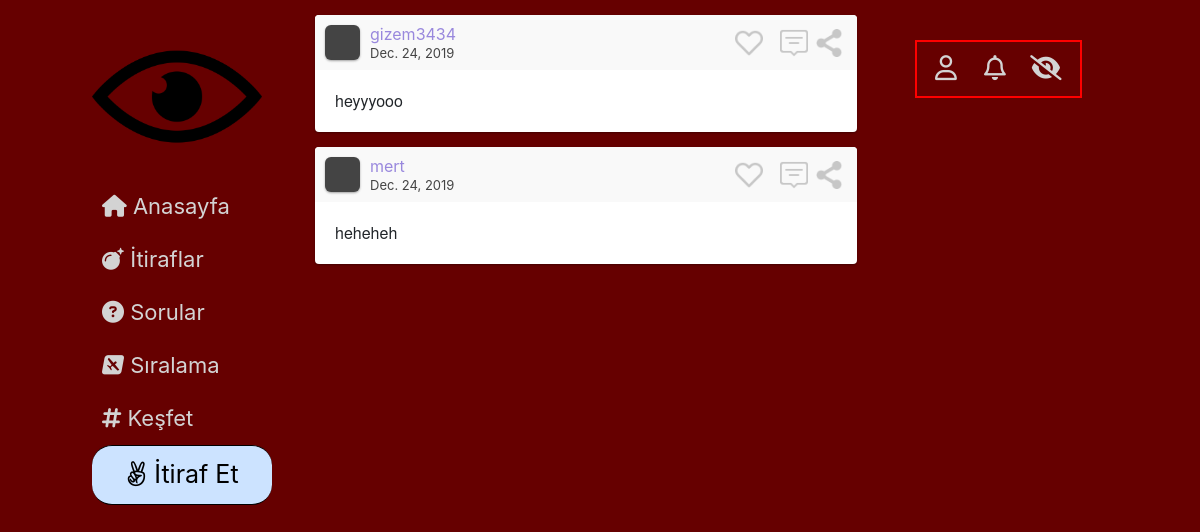
Screenshot of /itiraflar/ (signed in) with the database file from the repository.
### website/models.py (models this page shows)
class Post(models.Model):
    Post_Type = (
        ('Post', 'Post'),
        ('Soru', 'Soru'),
        ('Yorum','Yorum')
    )
    Category = (
        ('Aşk', 'Aşk'),
        ('Dost Kazığı', 'Dost Kazığı'),
        ('Avcılar', 'Avcılar'),
        ('Civcivler', 'Civcivler'),
        ('Profesyonellik içerenler', 'Profesyonellik içerenler'),
        ('Diğer', 'Diğer')
    )
    publish_by = models.ForeignKey(User, on_delete=models.CASCADE)
    post_type = models.CharField(max_length=20, choices=Post_Type)
    category = models.CharField(max_length=20, choices=Category)
    publish_date = models.DateField()
    content = models.TextField(max_length=2000)
    likecount = models.IntegerField(default=0)
    replycount = models.IntegerField(default=0)
    def get_reply_url(self):
        return f"/cevapla/{self.pk}/"

### website/views.py (the view)
    def wrapper(request, *args, **kw):
        user = request.user
        if not user.is_authenticated:
            return redirect('login')
        else:
            return function(request, *args, **kw)

### website/views.py (called while the page is built)
def my_login_required(function):
    def wrapper(request, *args, **kw):
        user = request.user
        if not user.is_authenticated:
            return redirect('login')
        else:
            return function(request, *args, **kw)
    return wrapper

@my_login_required
def confessions_view(request):
    confession_list = Post.objects.all().filter(post_type='Post')
    content = {'confession_list': confession_list}
    return render(request, 'itiraflar.html', content)

### templates/itiraflar.html (shortened to what this page needs)
{% extends 'base.html' %}
{% block content %}
            <div id="main-window">
                {% for confession in confession_list reversed %}
                <div class="post">
                    <div class="user">
                        <div class="user-img"></div>
                        <div class="user-info">
                            <div class="user-name">{{ confession.publish_by.username }}</div>
                            <span class="post-date">{{confession.publish_date}}</span>
                        </div>
                        <div class="actions">
                            <span class="heart"></span>
                            <a href="{{ confession.get_reply_url }}"><span class="comment"></span></a>
                            <span class="share"></span>
                        </div>
                    </div>
                    <div class="content">
                       {{ confession.content }}
                    </div>
                </div>
                {% endfor %}
        </div>
{% endblock %}

### website/static/css/main.css (style rules this page uses)
#main-window { position: relative; left: 0; right: 0; width: 95%; }
.post { margin: 15px auto 10px; width: 100%; background: #fff; border-radius: 4px; box-shadow: 0 1px 3px rgba(0, 0, 0, 0.12), 0 1px 2px rgba(0, 0, 0, 0.24); transition: all 0.2s ease-in-out; overflow: hidden; }
.post .user { padding: 10px; background: #f9f9f9; overflow: hidden; }
.post .user .user-img { margin-right: 10px; width: 35px; height: 35px; float: left; border-radius: 6px; background: #444; box-shadow: 0 1px 3px rgba(0, 0, 0, 0.12), 0 1px 2px rgba(0, 0, 0, 0.24); overflow: hidden; }
.post .user .user-info { margin-right: 10px; width: calc(100% - 190px); height: 35px; line-height: 18px; float: left; color: #98d; }
.post .user .user-info .post-date { font-size: 13px; color: #444; }
.post .user .actions { float: right; }
.post .user .actions span { margin-right: 10px; width: 35px; height: 35px; float: left; display: block; cursor: pointer; overflow: hidden; background-size: 80%; background-position: 50% 50%; background-repeat: no-repeat; opacity: 0.2; transition: 0.25s opacity ease-in-out; }
.post .user .actions span:last-child { margin-right: 0; }
.post .content { padding: 20px; font-size: 16px; line-height: 22px; font-family: 'Helvetica Neue'; overflow: hidden; }

### rows the page displays
Post: publish_by.username "gizem3434", publish_date "Dec. 24, 2019", content "heyyyooo"
Post: publish_by.username "mert", publish_date "Dec. 24, 2019", content "heheheh"
